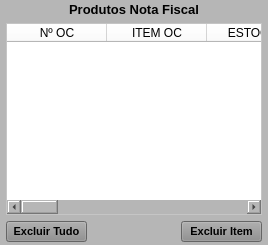
     <widget class="QWidget" name="widget_Cor3" native="true">
      <property name="minimumSize">
       <size>
        <width>0</width>
        <height>0</height>
       </size>
      </property>
      <property name="styleSheet">
       <string notr="true">background-color: rgb(182, 182, 182);</string>
      </property>
      <layout class="QVBoxLayout" name="verticalLayout_6" stretch="0,0,0">
       <property name="spacing">
        <number>6</number>
       </property>
       <property name="leftMargin">
        <number>6</number>
       </property>
       <property name="topMargin">
        <number>2</number>
       </property>
       <property name="rightMargin">
        <number>6</number>
       </property>
       <property name="bottomMargin">
        <number>3</number>
       </property>
       <item>
        <widget class="QLabel" name="label_9">
         <property name="maximumSize">
          <size>
           <width>16777215</width>
           <height>25</height>
          </size>
         </property>
         <property name="font">
          <font>
           <pointsize>10</pointsize>
           <weight>75</weight>
           <bold>true</bold>
          </font>
         </property>
         <property name="text">
          <string>Produtos Nota Fiscal</string>
         </property>
         <property name="alignment">
          <set>Qt::AlignCenter</set>
         </property>
        </widget>
       </item>
       <item>
        <widget class="QTableWidget" name="table_Produtos_NF">
         <property name="sizePolicy">
          <sizepolicy hsizetype="Preferred" vsizetype="Preferred">
           <horstretch>0</horstretch>
           <verstretch>0</verstretch>
          </sizepolicy>
         </property>
         <property name="font">
          <font>
           <pointsize>8</pointsize>
          </font>
         </property>
         <property name="styleSheet">
          <string notr="true">background-color: rgb(255, 255, 255);</string>
         </property>
         <column>
          <property name="text">
           <string>Nº OC</string>
          </property>
         </column>
         <column>
          <property name="text">
           <string>ITEM OC</string>
          </property>
         </column>
         <column>
          <property name="text">
           <string>ESTOQUE</string>
          </property>
         </column>
         <column>
          <property name="text">
           <string>CÓDIGO</string>
          </property>
         </column>
         <column>
          <property name="text">
           <string>DESCRIÇÃO</string>
          </property>
         </column>
         <column>
          <property name="text">
           <string>REFERÊNCIA</string>
          </property>
         </column>
         <column>
          <property name="text">
           <string>UM</string>
          </property>
         </column>
         <column>
          <property name="text">
           <string>NCM</string>
          </property>
         </column>
         <column>
          <property name="text">
           <string>QTDE</string>
          </property>
         </column>
         <column>
          <property name="text">
           <string>R$/UNID.</string>
          </property>
         </column>
         <column>
          <property name="text">
           <string>IPI</string>
          </property>
         </column>
         <column>
          <property name="text">
           <string>R$</string>
          </property>
         </column>
        </widget>
       </item>
       <item>
        <widget class="QWidget" name="widget" native="true">
         <layout class="QHBoxLayout" name="horizontalLayout_8">
          <property name="leftMargin">
           <number>0</number>
          </property>
          <property name="topMargin">
           <number>0</number>
          </property>
          <property name="rightMargin">
           <number>0</number>
          </property>
          <property name="bottomMargin">
           <number>0</number>
          </property>
          <item>
           <widget class="QPushButton" name="btn_ExcluirTudo">
            <property name="sizePolicy">
             <sizepolicy hsizetype="Preferred" vsizetype="Preferred">
              <horstretch>0</horstretch>
              <verstretch>0</verstretch>
             </sizepolicy>
            </property>
            <property name="minimumSize">
             <size>
              <width>0</width>
              <height>0</height>
             </size>
            </property>
            <property name="maximumSize">
             <size>
              <width>90</width>
              <height>16777215</height>
             </size>
            </property>
            <property name="font">
             <font>
              <pointsize>8</pointsize>
              <weight>75</weight>
              <bold>true</bold>
             </font>
            </property>
            <property name="cursor">
             <cursorShape>PointingHandCursor</cursorShape>
            </property>
            <property name="layoutDirection">
             <enum>Qt::LeftToRight</enum>
            </property>
            <property name="autoFillBackground">
             <bool>false</bool>
            </property>
            <property name="styleSheet">
             <string notr="true">background-color: rgb(141, 141, 141);</string>
            </property>
            <property name="text">
             <string>Excluir Tudo</string>
            </property>
            <property name="checkable">
             <bool>false</bool>
            </property>
            <property name="autoDefault">
             <bool>false</bool>
            </property>
            <property name="default">
             <bool>false</bool>
            </property>
            <property name="flat">
             <bool>false</bool>
            </property>
           </widget>
          </item>
          <item>
           <widget class="QLabel" name="label_33">
            <property name="text">
             <string/>
            </property>
           </widget>
          </item>
          <item>
           <widget class="QPushButton" name="btn_ExcluirItem">
            <property name="sizePolicy">
             <sizepolicy hsizetype="Preferred" vsizetype="Preferred">
              <horstretch>0</horstretch>
              <verstretch>0</verstretch>
             </sizepolicy>
            </property>
            <property name="minimumSize">
             <size>
              <width>0</width>
              <height>0</height>
             </size>
            </property>
            <property name="maximumSize">
             <size>
              <width>90</width>
              <height>16777215</height>
             </size>
            </property>
            <property name="font">
             <font>
              <pointsize>8</pointsize>
              <weight>75</weight>
              <bold>true</bold>
             </font>
            </property>
            <property name="cursor">
             <cursorShape>PointingHandCursor</cursorShape>
            </property>
            <property name="layoutDirection">
             <enum>Qt::LeftToRight</enum>
            </property>
            <property name="autoFillBackground">
             <bool>false</bool>
            </property>
            <property name="styleSheet">
             <string notr="true">background-color: rgb(141, 141, 141);</string>
            </property>
            <property name="text">
             <string>Excluir Item</string>
            </property>
            <property name="checkable">
             <bool>false</bool>
            </property>
            <property name="autoDefault">
             <bool>false</bool>
            </property>
            <property name="default">
             <bool>false</bool>
            </property>
            <property name="flat">
             <bool>false</bool>
            </property>
           </widget>
          </item>
         </layout>
        </widget>
       </item>
      </layout>
     </widget>
